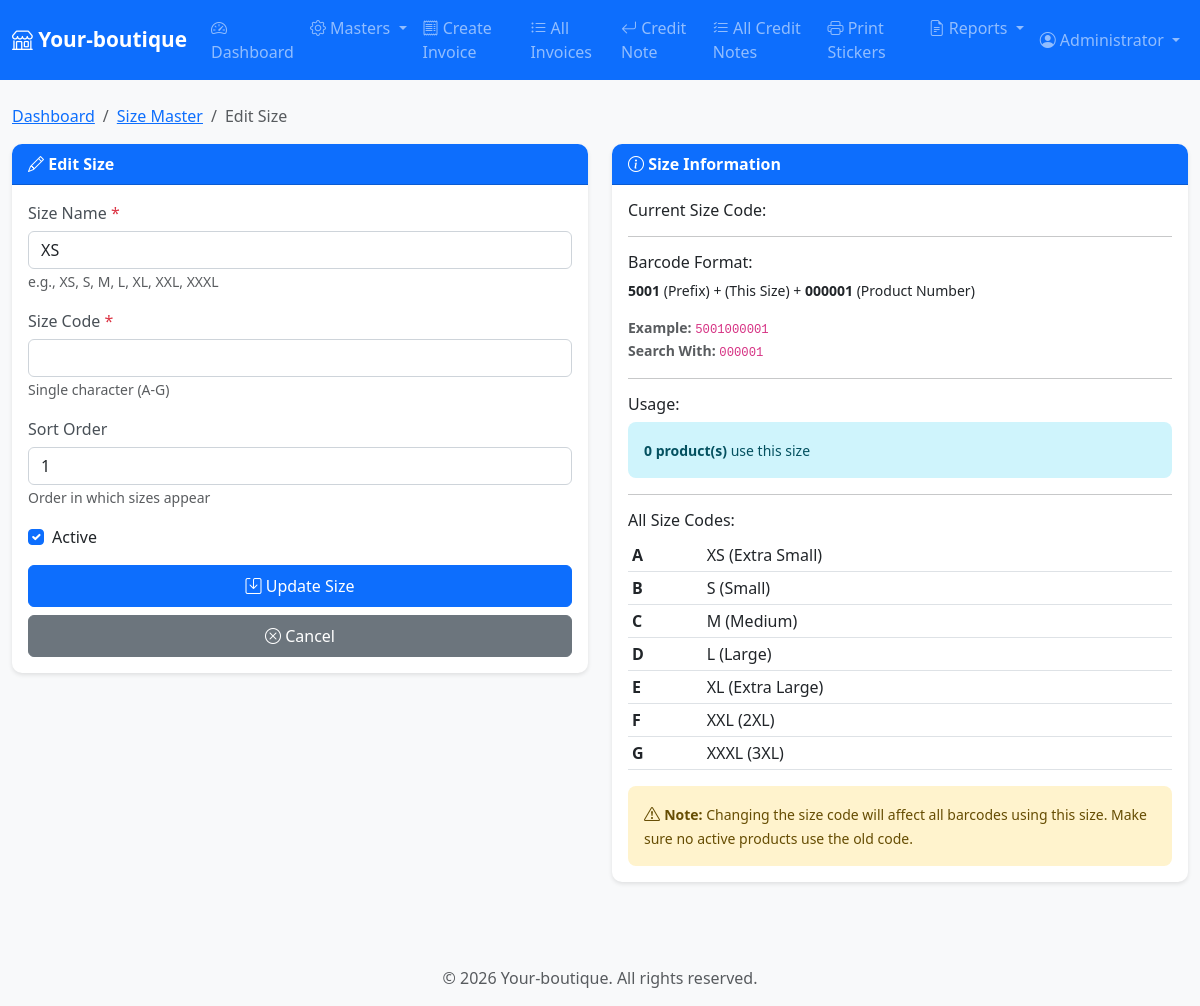
Screenshot of /modules/sizes/edit.php?id=1 (signed in) with the database file from the repository.
### tables this page shows
CREATE TABLE IF NOT EXISTS sizes (
    id INT PRIMARY KEY AUTO_INCREMENT,
    size_name VARCHAR(20) UNIQUE NOT NULL,
    sort_order INT DEFAULT 0,
    is_active TINYINT(1) DEFAULT 1,
    created_at TIMESTAMP DEFAULT CURRENT_TIMESTAMP
);

### modules/sizes/edit.php (the view, shortened to what this page needs)
<?php
require_once __DIR__ . '/../../includes/header.php';
$id = intval($_GET['id'] ?? 0);
$sql = "SELECT * FROM sizes WHERE id = ?";
$stmt = $conn->prepare($sql);
$stmt->bind_param('i', $id);
$stmt->execute();
$result = $stmt->get_result();
$size = $result->fetch_assoc();
$productsSql = "SELECT COUNT(*) as count FROM products p
                INNER JOIN product_stock ps ON p.id = ps.product_id
                WHERE ps.size_id = ?";
$productsStmt = $conn->prepare($productsSql);
$productsStmt->bind_param('i', $id);
$productsStmt->execute();
$productsResult = $productsStmt->get_result();
$productsCount = $productsResult->fetch_assoc();
?>
<div class="row">
    <div class="col-12">
        <nav aria-label="breadcrumb">
            <ol class="breadcrumb">
                <li class="breadcrumb-item"><a href="/dashboard.php">Dashboard</a></li>
                <li class="breadcrumb-item"><a href="list.php">Size Master</a></li>
                <li class="breadcrumb-item active">Edit Size</li>
            </ol>
        </nav>
    </div>
</div>
<form method="POST" action="">
    <div class="row">
        <div class="col-md-6">
            <div class="card">
                <div class="card-header">
                    <i class="bi bi-pencil"></i> Edit Size
                </div>
                <div class="card-body">
                    <div class="mb-3">
                        <label for="size_name" class="form-label">Size Name <span class="text-danger">*</span></label>
                        <input type="text" class="form-control" id="size_name" name="size_name"
                               value="<?php echo htmlspecialchars($size['size_name']); ?>" required autofocus>
                        <small class="text-muted">e.g., XS, S, M, L, XL, XXL, XXXL</small>
                    </div>
                    <div class="mb-3">
                        <label for="size_code" class="form-label">Size Code <span class="text-danger">*</span></label>
                        <input type="text" class="form-control text-uppercase" id="size_code" name="size_code"
                               value="<?php echo $size['size_code']; ?>" maxlength="1" required>
                        <small class="text-muted">Single character (A-G)</small>
                    </div>
                    <div class="mb-3">
                        <label for="sort_order" class="form-label">Sort Order</label>
                        <input type="number" class="form-control" id="sort_order" name="sort_order"
                               value="<?php echo $size['sort_order']; ?>" min="1">
                        <small class="text-muted">Order in which sizes appear</small>
                    </div>
                    <div class="mb-3">
                        <div class="form-check">
                            <input class="form-check-input" type="checkbox" id="is_active" name="is_active"
                                   <?php echo $size['is_active'] ? 'checked' : ''; ?>>
                            <label class="form-check-label" for="is_active">
                                Active
                            </label>
                        </div>
                    </div>
                    <div class="d-grid gap-2">
                        <button type="submit" class="btn btn-primary">
                            <i class="bi bi-save"></i> Update Size
                        </button>
                        <a href="list.php" class="btn btn-secondary">
                            <i class="bi bi-x-circle"></i> Cancel
                        </a>
                    </div>
                </div>
            </div>
        </div>
        <div class="col-md-6">
            <div class="card">
                <div class="card-header">
                    <i class="bi bi-info-circle"></i> Size Information
                </div>
                <div class="card-body">
                    <h6>Current Size Code: <span class="badge bg-primary" style="font-size: 1.1em; padding: 8px 12px;"><?php echo $size['size_code']; ?></span></h6>
                    <hr>
                    <h6>Barcode Format:</h6>
                    <p class="small mb-3">
                        <strong>5001</strong> (Prefix) +
                        <strong><?php echo $size['size_code']; ?></strong> (This Size) +
                        <strong>000001</strong> (Product Number)
                    </p>
                    <p class="small text-muted mb-3">
                        <strong>Example:</strong> <code>5001<?php echo $size['size_code']; ?>000001</code><br>
                        <strong>Search With:</strong> <code><?php echo $size['size_code']; ?>000001</code>
                    </p>
                    <hr>
                    <h6>Usage:</h6>
                    <div class="alert alert-info mb-2">
                        <small>
                            <strong><?php echo $productsCount['count']; ?> product(s)</strong> use this size
                        </small>
                    </div>
                    <hr>
                    <h6>All Size Codes:</h6>
                    <table class="table table-sm">
                        <tr>
                            <td><strong>A</strong></td>
                            <td>XS (Extra Small)</td>
                        </tr>
                        <tr>
                            <td><strong>B</strong></td>
                            <td>S (Small)</td>
                        </tr>
                        <tr>
                            <td><strong>C</strong></td>
                            <td>M (Medium)</td>
                        </tr>
                        <tr>
                            <td><strong>D</strong></td>
                            <td>L (Large)</td>
                        </tr>
                        <tr>
                            <td><strong>E</strong></td>
                            <td>XL (Extra Large)</td>
                        </tr>
                        <tr>
                            <td><strong>F</strong></td>
                            <td>XXL (2XL)</td>
                        </tr>
                        <tr>
                            <td><strong>G</strong></td>
                            <td>XXXL (3XL)</td>
                        </tr>
                    </table>
                    <div class="alert alert-warning mt-3 mb-0">
                        <i class="bi bi-exclamation-triangle"></i>
                        <small>
                            <strong>Note:</strong> Changing the size code will affect all barcodes using this size.
                            Make sure no active products use the old code.
                        </small>
                    </div>
                </div>
            </div>
        </div>
    </div>
</form>
<?php require_once __DIR__ . '/../../includes/footer.php'; ?>

### assets/css/style.css (style rules this page uses)
:root { --primary-color: #0d6efd; --secondary-color: #6c757d; --success-color: #198754; --danger-color: #dc3545; --warning-color: #ffc107; }
body { font-family: 'Segoe UI', Tahoma, Geneva, Verdana, sans-serif; background-color: #f8f9fa; }
.card { border: none; border-radius: 10px; box-shadow: 0 2px 4px rgba(0,0,0,0.1); margin-bottom: 20px; }
.card-header { background-color: var(--primary-color); color: white; font-weight: 600; border-radius: 10px 10px 0 0 !important; }
.table { background-color: white; }
.btn { border-radius: 6px; padding: 8px 16px; font-weight: 500; }
.form-control, .form-select { border-radius: 6px; border: 1px solid #ced4da; }
.form-label { font-weight: 500; color: #495057; margin-bottom: 6px; }
.alert { border-radius: 8px; border: none; }

### rows the page displays
sizes: size_name "XS", sort_order "1", is_active "☑"

### other values shown
getUserFullName() "Administrator"
$productsCount['count'] "0"
